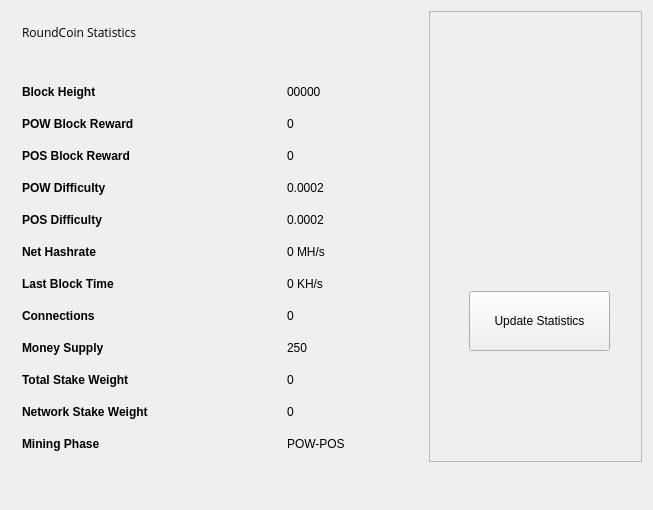
<?xml version="1.0" encoding="UTF-8"?>
<ui version="4.0">
 <class>StatisticsPage</class>
 <widget class="QWidget" name="StatisticsPage">
  <property name="windowModality">
   <enum>Qt::NonModal</enum>
  </property>
  <property name="geometry">
   <rect>
    <x>0</x>
    <y>0</y>
    <width>653</width>
    <height>510</height>
   </rect>
  </property>
  <property name="windowTitle">
   <string>Digging</string>
  </property>
  <property name="styleSheet">
   <string notr="true">font-family:'Open Sans, sans-serif';</string>
  </property>
  <layout class="QGridLayout" name="gridLayout">
   <property name="sizeConstraint">
    <enum>QLayout::SetMaximumSize</enum>
   </property>
   <item row="0" column="1">
    <widget class="QFrame" name="frame">
     <property name="minimumSize">
      <size>
       <width>213</width>
       <height>0</height>
      </size>
     </property>
     <property name="frameShape">
      <enum>QFrame::StyledPanel</enum>
     </property>
     <property name="frameShadow">
      <enum>QFrame::Raised</enum>
     </property>
     <widget class="QPushButton" name="startButton">
      <property name="geometry">
       <rect>
        <x>40</x>
        <y>280</y>
        <width>141</width>
        <height>60</height>
       </rect>
      </property>
      <property name="sizePolicy">
       <sizepolicy hsizetype="Fixed" vsizetype="Fixed">
        <horstretch>0</horstretch>
        <verstretch>0</verstretch>
       </sizepolicy>
      </property>
      <property name="minimumSize">
       <size>
        <width>120</width>
        <height>60</height>
       </size>
      </property>
      <property name="autoFillBackground">
       <bool>false</bool>
      </property>
      <property name="styleSheet">
       <string notr="true"/>
      </property>
      <property name="text">
       <string>Update Statistics</string>
      </property>
     </widget>
     <widget class="QLabel" name="label">
      <property name="geometry">
       <rect>
        <x>10</x>
        <y>10</y>
        <width>191</width>
        <height>191</height>
       </rect>
      </property>
      <property name="text">
       <string/>
      </property>
      <property name="pixmap">
       <pixmap resource="../bitcoin.qrc">:/icons/coinbg</pixmap>
      </property>
      <property name="scaledContents">
       <bool>true</bool>
      </property>
     </widget>
    </widget>
   </item>
   <item row="0" column="0">
    <widget class="QFrame" name="gridFrame_2">
     <layout class="QGridLayout" name="gridLayout_4">
      <item row="3" column="0">
       <layout class="QFormLayout" name="formLayout_2">
        <property name="fieldGrowthPolicy">
         <enum>QFormLayout::FieldsStayAtSizeHint</enum>
        </property>
        <property name="horizontalSpacing">
         <number>139</number>
        </property>
        <property name="verticalSpacing">
         <number>18</number>
        </property>
        <property name="rightMargin">
         <number>0</number>
        </property>
        <item row="1" column="0">
         <widget class="QLabel" name="label_14">
          <property name="text">
           <string>&lt;html&gt;&lt;head/&gt;&lt;body&gt;&lt;p&gt;&lt;span style=&quot; font-weight:600;&quot;&gt;Block Height&lt;/span&gt;&lt;/p&gt;&lt;/body&gt;&lt;/html&gt;</string>
          </property>
         </widget>
        </item>
        <item row="1" column="1">
         <widget class="QLabel" name="heightBox">
          <property name="text">
           <string>00000</string>
          </property>
         </widget>
        </item>
        <item row="2" column="0">
         <widget class="QLabel" name="label_12">
          <property name="text">
           <string>&lt;html&gt;&lt;head/&gt;&lt;body&gt;&lt;p&gt;&lt;span style=&quot; font-weight:600;&quot;&gt;POW Block Reward&lt;/span&gt;&lt;/p&gt;&lt;/body&gt;&lt;/html&gt;</string>
          </property>
         </widget>
        </item>
        <item row="2" column="1">
         <widget class="QLabel" name="rewardBox">
          <property name="text">
           <string>0</string>
          </property>
         </widget>
        </item>
        <item row="3" column="0">
         <widget class="QLabel" name="label_17">
          <property name="text">
           <string>&lt;html&gt;&lt;head/&gt;&lt;body&gt;&lt;p&gt;&lt;span style=&quot; font-weight:600;&quot;&gt;POS Block Reward&lt;/span&gt;&lt;/p&gt;&lt;/body&gt;&lt;/html&gt;</string>
          </property>
         </widget>
        </item>
        <item row="3" column="1">
         <widget class="QLabel" name="posrewardBox">
          <property name="text">
           <string>0</string>
          </property>
         </widget>
        </item>
        <item row="4" column="0">
         <widget class="QLabel" name="label_13">
          <property name="text">
           <string>&lt;html&gt;&lt;head/&gt;&lt;body&gt;&lt;p&gt;&lt;span style=&quot; font-weight:600;&quot;&gt;POW Difficulty&lt;/span&gt;&lt;/p&gt;&lt;/body&gt;&lt;/html&gt;</string>
          </property>
         </widget>
        </item>
        <item row="4" column="1">
         <widget class="QLabel" name="diffBox">
          <property name="text">
           <string>0.0002</string>
          </property>
         </widget>
        </item>
        <item row="5" column="0">
         <widget class="QLabel" name="label_9">
          <property name="text">
           <string>&lt;html&gt;&lt;head/&gt;&lt;body&gt;&lt;p&gt;&lt;span style=&quot; font-weight:600;&quot;&gt;POS Difficulty&lt;/span&gt;&lt;/p&gt;&lt;/body&gt;&lt;/html&gt;</string>
          </property>
         </widget>
        </item>
        <item row="5" column="1">
         <widget class="QLabel" name="diffBox2">
          <property name="text">
           <string>0.0002</string>
          </property>
         </widget>
        </item>
        <item row="6" column="1">
         <widget class="QLabel" name="pawrateBox">
          <property name="text">
           <string>0 MH/s</string>
          </property>
         </widget>
        </item>
        <item row="7" column="0">
         <widget class="QLabel" name="label3_2">
          <property name="sizePolicy">
           <sizepolicy hsizetype="Preferred" vsizetype="Maximum">
            <horstretch>0</horstretch>
            <verstretch>0</verstretch>
           </sizepolicy>
          </property>
          <property name="text">
           <string>&lt;html&gt;&lt;head/&gt;&lt;body&gt;&lt;p&gt;&lt;span style=&quot; font-weight:600;&quot;&gt;Last Block Time&lt;/span&gt;&lt;/p&gt;&lt;/body&gt;&lt;/html&gt;</string>
          </property>
         </widget>
        </item>
        <item row="7" column="1">
         <widget class="QLabel" name="localBox">
          <property name="text">
           <string>0 KH/s</string>
          </property>
         </widget>
        </item>
        <item row="8" column="0">
         <widget class="QLabel" name="label1_2">
          <property name="text">
           <string>&lt;html&gt;&lt;head/&gt;&lt;body&gt;&lt;p&gt;&lt;span style=&quot; font-weight:600;&quot;&gt;Connections&lt;/span&gt;&lt;/p&gt;&lt;/body&gt;&lt;/html&gt;</string>
          </property>
         </widget>
        </item>
        <item row="8" column="1">
         <widget class="QLabel" name="connectionBox">
          <property name="text">
           <string>0</string>
          </property>
         </widget>
        </item>
        <item row="9" column="0">
         <widget class="QLabel" name="label_8">
          <property name="text">
           <string>&lt;html&gt;&lt;head/&gt;&lt;body&gt;&lt;p&gt;&lt;span style=&quot; font-weight:600;&quot;&gt;Money Supply&lt;/span&gt;&lt;/p&gt;&lt;/body&gt;&lt;/html&gt;</string>
          </property>
         </widget>
        </item>
        <item row="9" column="1">
         <widget class="QLabel" name="volumeBox">
          <property name="text">
           <string>250</string>
          </property>
         </widget>
        </item>
        <item row="10" column="0">
         <widget class="QLabel" name="label_10">
          <property name="text">
           <string>&lt;html&gt;&lt;head/&gt;&lt;body&gt;&lt;p&gt;&lt;span style=&quot; font-weight:600;&quot;&gt;Total Stake Weight&lt;/span&gt;&lt;/p&gt;&lt;/body&gt;&lt;/html&gt;</string>
          </property>
         </widget>
        </item>
        <item row="10" column="1">
         <widget class="QLabel" name="minBox">
          <property name="text">
           <string>0</string>
          </property>
         </widget>
        </item>
        <item row="11" column="0">
         <widget class="QLabel" name="label_11">
          <property name="text">
           <string>&lt;html&gt;&lt;head/&gt;&lt;body&gt;&lt;p&gt;&lt;span style=&quot; font-weight:600;&quot;&gt;Network Stake Weight&lt;/span&gt;&lt;/p&gt;&lt;/body&gt;&lt;/html&gt;</string>
          </property>
         </widget>
        </item>
        <item row="11" column="1">
         <widget class="QLabel" name="maxBox">
          <property name="text">
           <string>0</string>
          </property>
         </widget>
        </item>
        <item row="12" column="0">
         <widget class="QLabel" name="label_15">
          <property name="text">
           <string>&lt;html&gt;&lt;head/&gt;&lt;body&gt;&lt;p&gt;&lt;span style=&quot; font-weight:600;&quot;&gt;Mining Phase&lt;/span&gt;&lt;/p&gt;&lt;/body&gt;&lt;/html&gt;</string>
          </property>
         </widget>
        </item>
        <item row="12" column="1">
         <widget class="QLabel" name="cBox">
          <property name="text">
           <string>POW-POS</string>
          </property>
         </widget>
        </item>
        <item row="6" column="0">
         <widget class="QLabel" name="label_16">
          <property name="text">
           <string>&lt;html&gt;&lt;head/&gt;&lt;body&gt;&lt;p&gt;&lt;span style=&quot; font-weight:600;&quot;&gt;Net Hashrate&lt;/span&gt;&lt;/p&gt;&lt;/body&gt;&lt;/html&gt;</string>
          </property>
         </widget>
        </item>
       </layout>
      </item>
      <item row="1" column="0">
       <layout class="QHBoxLayout" name="horizontalLayout_4">
        <property name="spacing">
         <number>7</number>
        </property>
        <item>
         <widget class="QLabel" name="label_5">
          <property name="font">
           <font>
            <family>Open Sans, sans-serif</family>
           </font>
          </property>
          <property name="text">
           <string>RoundCoin Statistics</string>
          </property>
         </widget>
        </item>
        <item>
         <spacer name="horizontalSpacer_2">
          <property name="orientation">
           <enum>Qt::Horizontal</enum>
          </property>
          <property name="sizeHint" stdset="0">
           <size>
            <width>40</width>
            <height>20</height>
           </size>
          </property>
         </spacer>
        </item>
       </layout>
      </item>
      <item row="2" column="0">
       <spacer name="verticalSpacer_2">
        <property name="orientation">
         <enum>Qt::Vertical</enum>
        </property>
        <property name="sizeHint" stdset="0">
         <size>
          <width>20</width>
          <height>40</height>
         </size>
        </property>
       </spacer>
      </item>
     </layout>
    </widget>
   </item>
   <item row="1" column="0">
    <spacer name="verticalSpacer">
     <property name="orientation">
      <enum>Qt::Vertical</enum>
     </property>
     <property name="sizeHint" stdset="0">
      <size>
       <width>20</width>
       <height>40</height>
      </size>
     </property>
    </spacer>
   </item>
  </layout>
 </widget>
 <layoutdefault spacing="6" margin="11"/>
 <resources>
  <include location="../bitcoin.qrc"/>
 </resources>
 <connections/>
</ui>
